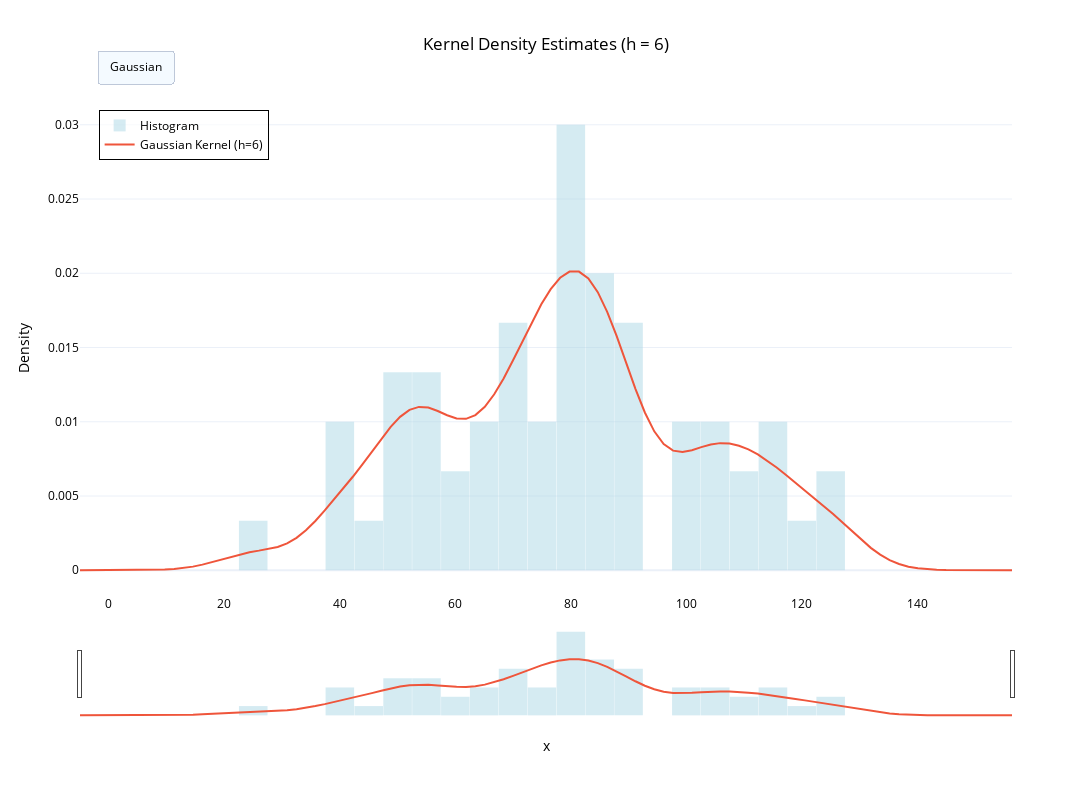

The notebook cell this image was saved under:
### Markdown cell above
We have used Gaussian Kernel here.

### Code cell
snow = pd.read_excel("snowfall.xlsx",header=None)
snow = snow.iloc[:,0].to_numpy()

plot_hist(snow,h=6)
